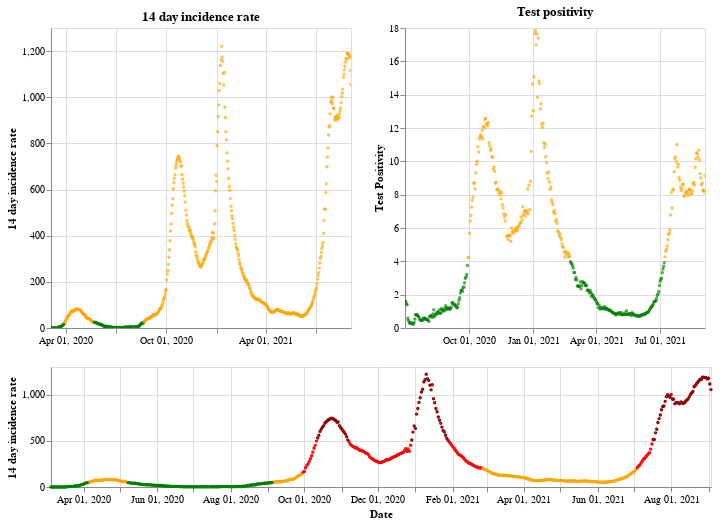

Source (notebook cell):
### Markdown cell above
## Northern Ireland

### Code cell
plot_traffic_light('Northern Ireland')

### Figure 1 — Vega-Lite specification as saved in the notebook (floating-point values rounded to 4 significant figures; data arrays with more than 128 entries replaced by an {"elided": "..."} marker saying what was removed)
{"config": {"view": {"continuousWidth": 400, "continuousHeight": 300}}, "vconcat": [{"hconcat": [{"mark": {"type": "point", "size": 2}, "encoding": {"color": {"condition": {"value": "green", "test": "(datum.twoWeeklyCasesRate <= 25)"}, "value": "orange"}, "tooltip": [{"type": "nominal", "field": "areaName"}, {"type": "temporal", "field": "date"}, {"type": "quantitative", "field": "twoWeeklyCasesRate"}, {"type": "quantitative", "field": "testPositivity"}], "x": {"type": "temporal", "axis": {"title": ""}, "field": "date", "scale": {"domain": {"selection": "DateBrush"}}, "timeUnit": "yearmonthdate"}, "y": {"type": "quantitative", "axis": {"title": "14 day incidence rate"}, "field": "twoWeeklyCasesRate"}}, "title": "14 day incidence rate", "width": 300}, {"mark": {"type": "point", "size": 2}, "encoding": {"color": {"condition": {"value": "green", "test": "(datum.testPositivity <= 4)"}, "value": "orange"}, "tooltip": [{"type": "nominal", "field": "areaName"}, {"type": "temporal", "field": "date"}, {"type": "quantitative", "field": "twoWeeklyCasesRate"}, {"type": "quantitative", "field": "testPositivity"}], "x": {"type": "temporal", "axis": {"title": ""}, "field": "date", "scale": {"domain": {"selection": "DateBrush"}}, "timeUnit": "yearmonthdate"}, "y": {"type": "quantitative", "axis": {"title": "Test Positivity"}, "field": "testPositivity"}}, "title": "Test positivity", "width": 300}]}, {"layer": [{"mark": {"type": "point", "size": 2}, "encoding": {"color": {"condition": {"value": "orange", "test": "(((datum.testPositivity < 4) && (datum.twoWeeklyCasesRate >= 50)) && (datum.twoWeeklyCasesRate < 200))"}, "value": "red"}, "opacity": {"condition": {"value": 1, "test": "((datum.twoWeeklyCasesRate >= 50) && (datum.twoWeeklyCasesRate < 500))"}, "value": 0}, "tooltip": [{"type": "nominal", "field": "areaName"}, {"type": "temporal", "field": "date"}, {"type": "quantitative", "field": "twoWeeklyCasesRate"}, {"type": "quantitative", "field": "testPositivity"}], "x": {"type": "temporal", "axis": {"title": "Date"}, "field": "date", "timeUnit": "yearmonthdate"}, "y": {"type": "quantitative", "axis": {"title": "14 day incidence rate"}, "field": "twoWeeklyCasesRate"}}, "selection": {"DateBrush": {"type": "interval", "encodings": ["x"], "fields": ["Time"]}}}, {"mark": {"type": "point", "size": 2}, "encoding": {"color": {"value": "darkred"}, "opacity": {"condition": {"value": 1, "test": "(datum.twoWeeklyCasesRate >= 500)"}, "value": 0}, "tooltip": [{"type": "nominal", "field": "areaName"}, {"type": "temporal", "field": "date"}, {"type": "quantitative", "field": "twoWeeklyCasesRate"}, {"type": "quantitative", "field": "testPositivity"}], "x": {"type": "temporal", "axis": {"title": "Date"}, "field": "date", "timeUnit": "yearmonthdate"}, "y": {"type": "quantitative", "axis": {"title": "14 day incidence rate"}, "field": "twoWeeklyCasesRate"}}}, {"mark": {"type": "point", "size": 2}, "encoding": {"color": {"condition": {"value": "green", "test": "((datum.testPositivity < 4) && (datum.twoWeeklyCasesRate < 50))"}, "value": "orange"}, "opacity": {"condition": {"value": 1, "test": "(datum.twoWeeklyCasesRate < 50)"}, "value": 0}, "tooltip": [{"type": "nominal", "field": "areaName"}, {"type": "temporal", "field": "date"}, {"type": "quantitative", "field": "twoWeeklyCasesRate"}, {"type": "quantitative", "field": "testPositivity"}], "x": {"type": "temporal", "axis": {"title": "Date"}, "field": "date", "timeUnit": "yearmonthdate"}, "y": {"type": "quantitative", "axis": {"title": "14 day incidence rate"}, "field": "twoWeeklyCasesRate"}}}], "height": 120, "width": 660}], "data": {"name": "data-922283164f50ff50f5f054c66a51ac63"}, "$schema": "https://vega.github.io/schema/vega-lite/v4.8.1.json", "datasets": {"data-922283164f50ff50f5f054c66a51ac63": {"elided": "548 records"}}}
